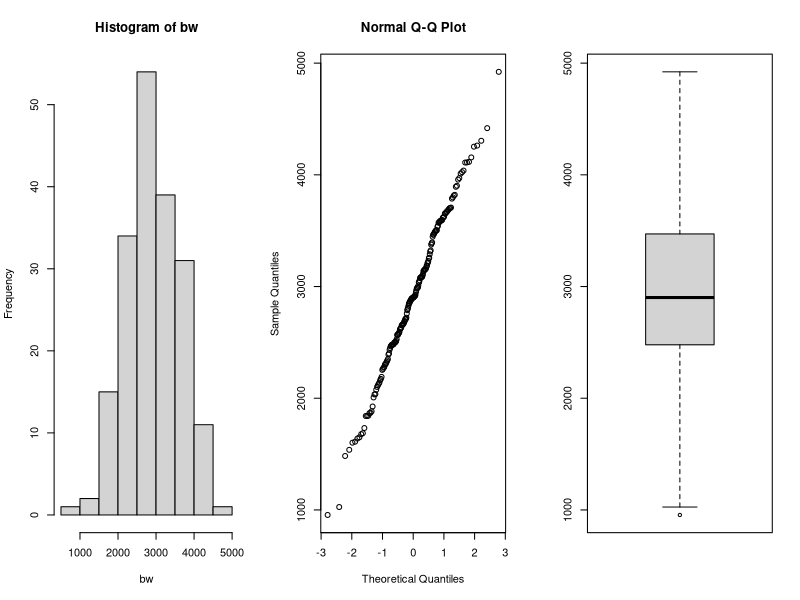
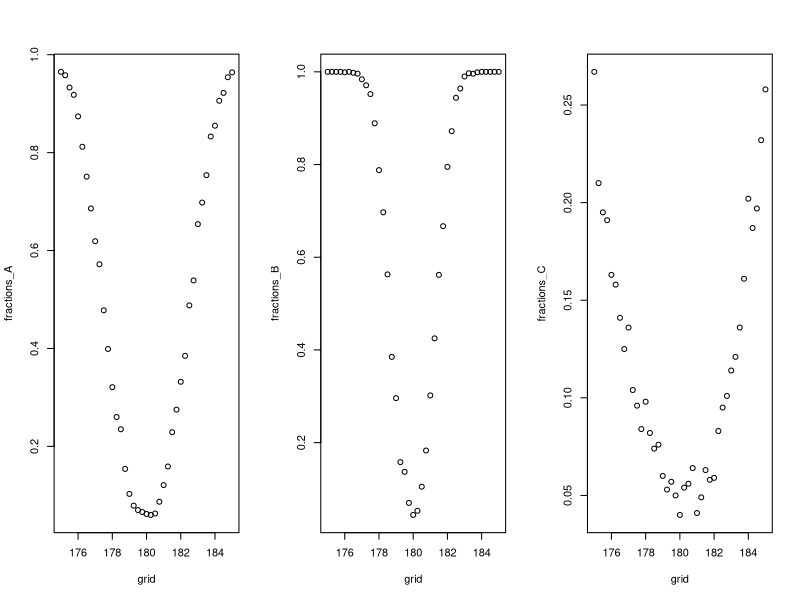
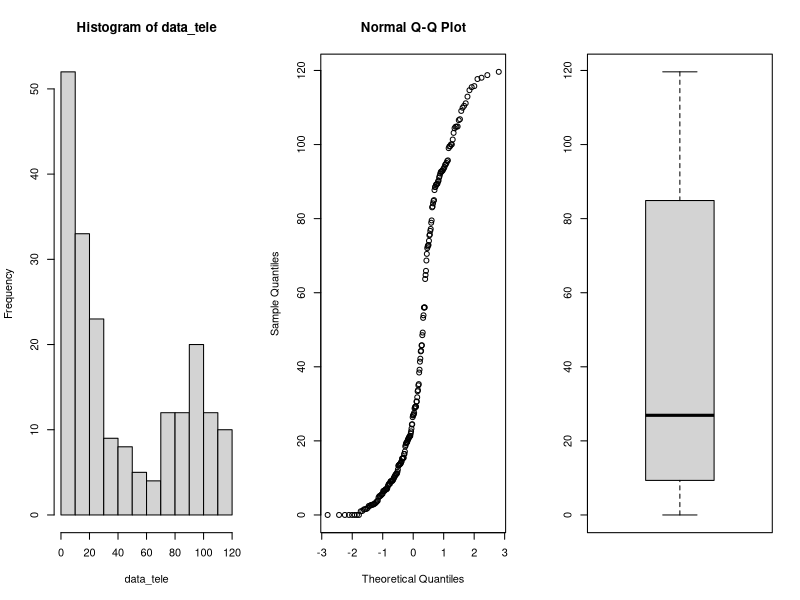
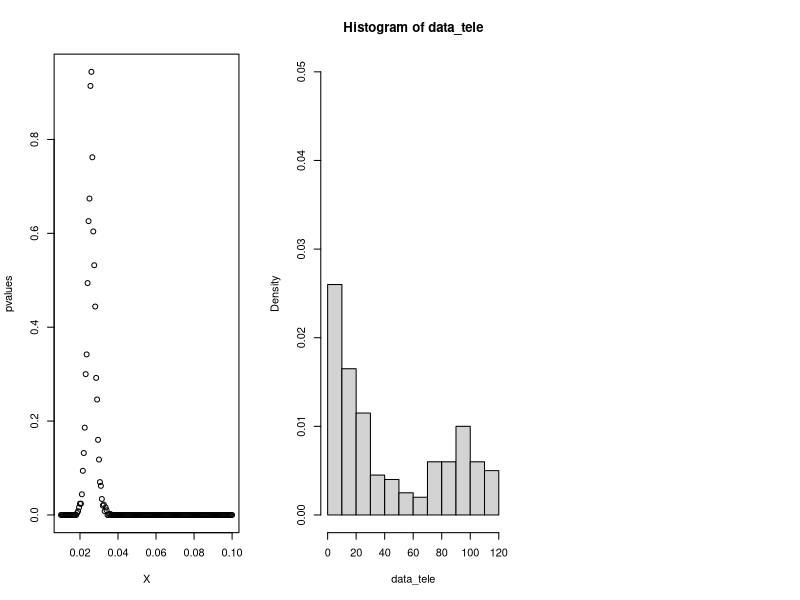
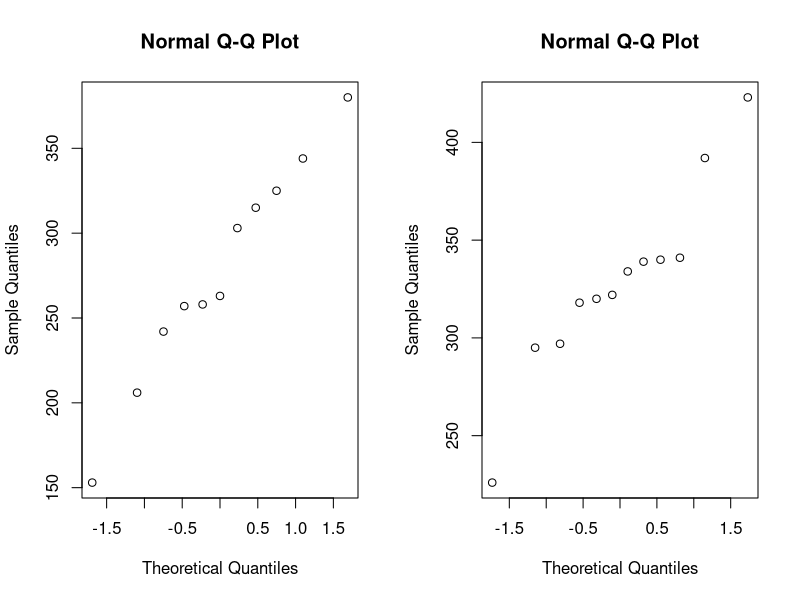
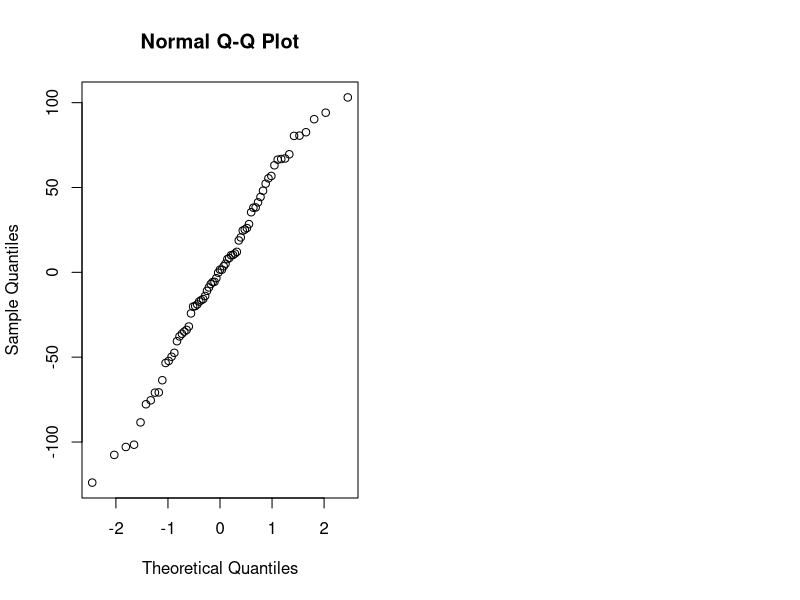

Write R code to recreate these figures, in order.
## ---- chunk 1
library(tidyverse)
library(rstudioapi)

knitr::opts_chunk$set(echo = TRUE)
options(knitr.table.format = "latex")
setwd(dirname(getActiveDocumentContext()$path))
## ---- chunk 2
par(mfrow=c(1,3))
data=read.table(file="data/birthweight.txt",header=TRUE)

bw = data$birthweight
hist(bw)
qqnorm(bw)
boxplot(bw)
shapiro.test(bw)

## ---- chunk 3
m = mean(bw)
sd = sd(bw)
n = length(bw)
error = qnorm(0.95)*sd/sqrt(n)
ci = c(m-error, m+error)
m
ci
## ---- chunk 4
t.test(bw, mu=2800, alternative = "greater", conf.level = 0.95)
## ---- chunk 5
n <- m <- 30
mu <- 180
nu <- 175
sd <- 5
grid <- seq(175,185, by=0.25)

power_function<-function(grid,n,m,mu,sd) {
  B <- 1000
  p <- numeric(B)
  G <- length(grid)
  fractions <- numeric(G)
  for (grid_nu in 1:G){
    p <- numeric(B)
    for (b in 1:B){
      x <- rnorm(n,mu,sd)
      y <- rnorm(m,grid[grid_nu],sd)
      p[b] <- t.test(x,y, var.equal = TRUE)[[3]]
    }
    fractions[grid_nu] <- mean(p<0.05)
  }
  return(fractions)
}

fractions_A <- power_function(grid,n,m,mu,sd)

## ---- chunk 6
n <- m <- 100
mu <- 180
sd <- 5

fractions_B <- power_function(grid,n,m,mu,sd)
## ---- chunk 7
n <- m <- 30
mu <- 180
sd <- 15

fractions_C <- power_function(grid,n,m,mu,sd)
par(mfrow=c(1,3))
plot(grid,fractions_A)
plot(grid,fractions_B)
plot(grid,fractions_C)
## ---- chunk 8
data<-read.table(file="data/telephone.txt",header=TRUE)
data_tele <- data$Bills
par(mfrow=c(1,3))
hist(data_tele)
qqnorm(data_tele)
boxplot(data_tele)
## ---- chunk 9
X <- seq(0.01, 0.1, 0.0005)
pvalues <- c()
t <- median(data_tele)
for (x in X){
  B <- 1000
  tstar <- numeric(B)
  n <- length(data_tele)
  
  for (i in 1:B){
    xstar <- rexp(n,x)
    tstar[i] <- median(xstar)
  }
  pl<-sum(tstar<t)/B
  pr<-sum(tstar>t)/B
  p<-2*min(pl,pr)
  pl;pr;p
  pvalues <- c(pvalues,p)
}
plot(X, pvalues)
## ---- chunk 10
B <- 1000
T1 <- median(data_tele)
Tstar <- numeric(B)
for (i in 1:B){
  Xstar <- sample(data_tele,replace=TRUE)
  Tstar[i] <- median(Xstar)
}
Tstar25 <- quantile(Tstar,0.025)
Tstar975 <- quantile(Tstar, 0.975)

T1
c(2*T1-Tstar975, 2*T1-Tstar25)

hist(data_tele, prob=T, ylim=c(0,0.05))
x<-seq(0,max(data_tele),length=1000)
lines(x,exp(x),type="l",col="blue",lwd=2)
## ---- chunk 11
max_index <- which.max(pvalues)

opt_Lambda <- X[max_index]
## ---- chunk 12
bill_bigeq40 <- sum(data_tele>=40)
bill_smal40 <- sum(data_tele<40)

binom.test(bill_bigeq40, length(data_tele),p=0.5)
binom.test(bill_smal40, length(data_tele),p=0.5)

bill_less10 <- sum(data_tele < 10)
bill_less10/length(data_tele)
## ---- chunk 13
data <- read.table(file="data/run.txt",header=TRUE)
cor(data$before, data$after)
## ---- chunk 14
# calculate differences
data <- data %>% 
  mutate(diff = before - after)

# filter for lemo

lemo <- data %>% 
  filter(drink == "lemo")

t.test(lemo$before, lemo$after, paired = TRUE)

# filter for energy

energy <- data %>% 
  filter(drink == "energy")

t.test(energy$before, energy$after, paired = TRUE)
## ---- chunk 15

# perform t-test

t.test(lemo$diff, energy$diff)

## ---- chunk 16
# filter for meatmeal

meatmeal <- chickwts %>% 
  filter(feed == "meatmeal") %>% 
  select(weight)

# filter for sunflower

sunflower <- chickwts %>% 
  filter(feed == "sunflower") %>% 
  select(weight)

# check for data normality

par(mfrow=c(1,2))
qqnorm(meatmeal$weight)
qqnorm(sunflower$weight)

# perform t-test, the data is not paired

t.test(meatmeal, sunflower)

# Mann-Whitney test

wilcox.test(meatmeal$weight, sunflower$weight)

# Kolmogorov-Smirnov test

ks.test(meatmeal$weight, sunflower$weight)

## ---- chunk 17
chickaov <- lm(weight~feed, data = chickwts)
# performing one-way ANOVA
anova(chickaov)
#extracting more information
summary_table <- summary(chickaov)
knitr::kable(data.frame(summary_table$coefficients), "latex")
## ---- chunk 18
# check for normality
qqnorm(chickaov$residuals)
# check if the variances are equal
chickwts %>% 
  group_by(feed) %>% 
  summarise(variance = var(weight))
## ---- chunk 19
kruskal.test(weight~feed, data = chickwts)
